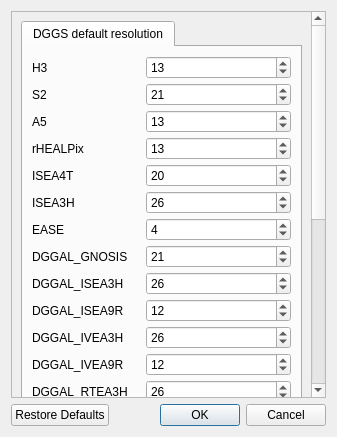
<?xml version="1.0" encoding="UTF-8"?>
<ui version="4.0">
 <class>latLonDialog</class>
 <widget class="QDialog" name="latLonDialog">
  <property name="geometry">
   <rect>
    <x>0</x>
    <y>0</y>
    <width>337</width>
    <height>437</height>
   </rect>
  </property>
  <property name="windowTitle">
   <string>Settings</string>
  </property>
  <property name="modal">
   <bool>true</bool>
  </property>
  <layout class="QVBoxLayout" name="verticalLayout">
   <item>
    <widget class="QScrollArea" name="scrollArea">
     <property name="widgetResizable">
      <bool>true</bool>
     </property>
     <widget class="QWidget" name="scrollAreaWidgetContents">
      <property name="geometry">
       <rect>
        <x>0</x>
        <y>0</y>
        <width>300</width>
        <height>619</height>
       </rect>
      </property>
      <layout class="QVBoxLayout" name="verticalLayout_11">
       <property name="spacing">
        <number>4</number>
       </property>
       <item>
        <widget class="QTabWidget" name="tabWidget">
         <property name="currentIndex">
          <number>0</number>
         </property>
         <widget class="QWidget" name="Latlon2DGGS">
          <attribute name="title">
           <string>DGGS default resolution</string>
          </attribute>
          <layout class="QVBoxLayout" name="verticalLayout_10">
           <item>
            <layout class="QFormLayout" name="formLayout_4">
             <property name="verticalSpacing">
              <number>4</number>
             </property>
             <item row="0" column="0">
              <widget class="QLabel" name="h3Label">
               <property name="text">
                <string>H3</string>
               </property>
              </widget>
             </item>
             <item row="0" column="1">
              <widget class="QSpinBox" name="h3ResSpinBox">
               <property name="maximum">
                <number>15</number>
               </property>
               <property name="value">
                <number>13</number>
               </property>
              </widget>
             </item>
             <item row="1" column="0">
              <widget class="QLabel" name="s2Label">
               <property name="text">
                <string>S2</string>
               </property>
              </widget>
             </item>
             <item row="1" column="1">
              <widget class="QSpinBox" name="s2ResSpinBox">
               <property name="maximum">
                <number>30</number>
               </property>
               <property name="value">
                <number>21</number>
               </property>
              </widget>
             </item>
             <item row="2" column="0">
              <widget class="QLabel" name="a5Label">
               <property name="text">
                <string>A5</string>
               </property>
              </widget>
             </item>
             <item row="2" column="1">
              <widget class="QSpinBox" name="a5ResSpinBox">
               <property name="maximum">
                <number>29</number>
               </property>
               <property name="value">
                <number>13</number>
               </property>
              </widget>
             </item>
             <item row="3" column="0">
              <widget class="QLabel" name="rhealpixLabel">
               <property name="text">
                <string>rHEALPix</string>
               </property>
              </widget>
             </item>
             <item row="3" column="1">
              <widget class="QSpinBox" name="rhealpixResSpinBox">
               <property name="maximum">
                <number>15</number>
               </property>
               <property name="value">
                <number>13</number>
               </property>
              </widget>
             </item>
             <item row="4" column="0">
              <widget class="QLabel" name="isea4tLabel">
               <property name="text">
                <string>ISEA4T</string>
               </property>
              </widget>
             </item>
             <item row="4" column="1">
              <widget class="QSpinBox" name="isea4tResSpinBox">
               <property name="maximum">
                <number>39</number>
               </property>
               <property name="value">
                <number>20</number>
               </property>
              </widget>
             </item>
             <item row="5" column="0">
              <widget class="QLabel" name="isea3hLabel">
               <property name="text">
                <string>ISEA3H</string>
               </property>
              </widget>
             </item>
             <item row="5" column="1">
              <widget class="QSpinBox" name="isea3hResSpinBox">
               <property name="maximum">
                <number>40</number>
               </property>
               <property name="value">
                <number>26</number>
               </property>
              </widget>
             </item>
             <item row="6" column="0">
              <widget class="QLabel" name="easeLabel">
               <property name="text">
                <string>EASE</string>
               </property>
              </widget>
             </item>
             <item row="6" column="1">
              <widget class="QSpinBox" name="easeResSpinBox">
               <property name="maximum">
                <number>6</number>
               </property>
               <property name="value">
                <number>4</number>
               </property>
              </widget>
             </item>
             <item row="7" column="0">
              <widget class="QLabel" name="dggal_gnosisLabel">
               <property name="text">
                <string>DGGAL_GNOSIS</string>
               </property>
              </widget>
             </item>
             <item row="7" column="1">
              <widget class="QSpinBox" name="dggal_gnosisResSpinBox">
               <property name="maximum">
                <number>28</number>
               </property>
               <property name="value">
                <number>21</number>
               </property>
              </widget>
             </item>
             <item row="8" column="0">
              <widget class="QLabel" name="dgga_isea3hLlabel">
               <property name="text">
                <string>DGGAL_ISEA3H</string>
               </property>
              </widget>
             </item>
             <item row="8" column="1">
              <widget class="QSpinBox" name="dggal_isea3hResSpinBox">
               <property name="maximum">
                <number>33</number>
               </property>
               <property name="value">
                <number>26</number>
               </property>
              </widget>
             </item>
             <item row="9" column="0">
              <widget class="QLabel" name="dggal_isea9rLabel">
               <property name="text">
                <string>DGGAL_ISEA9R</string>
               </property>
              </widget>
             </item>
             <item row="9" column="1">
              <widget class="QSpinBox" name="dggal_isea9rResSpinBox">
               <property name="maximum">
                <number>16</number>
               </property>
               <property name="value">
                <number>12</number>
               </property>
              </widget>
             </item>
             <item row="10" column="0">
              <widget class="QLabel" name="dggal_ivea3hLabel">
               <property name="text">
                <string>DGGAL_IVEA3H</string>
               </property>
              </widget>
             </item>
             <item row="10" column="1">
              <widget class="QSpinBox" name="dggal_ivea3hResSpinBox">
               <property name="maximum">
                <number>33</number>
               </property>
               <property name="value">
                <number>26</number>
               </property>
              </widget>
             </item>
             <item row="11" column="0">
              <widget class="QLabel" name="dggal_ivea9rLabel">
               <property name="text">
                <string>DGGAL_IVEA9R</string>
               </property>
              </widget>
             </item>
             <item row="11" column="1">
              <widget class="QSpinBox" name="dggal_ivea9rResSpinBox">
               <property name="maximum">
                <number>16</number>
               </property>
               <property name="value">
                <number>12</number>
               </property>
              </widget>
             </item>
             <item row="13" column="0">
              <widget class="QLabel" name="dggal_rtea9rLabel">
               <property name="text">
                <string>DGGAL_RTEA9R</string>
               </property>
              </widget>
             </item>
             <item row="13" column="1">
              <widget class="QSpinBox" name="dggal_rtea9rResSpinBox">
               <property name="maximum">
                <number>16</number>
               </property>
               <property name="value">
                <number>12</number>
               </property>
              </widget>
             </item>
             <item row="14" column="0">
              <widget class="QLabel" name="dggal_rhealpixLabel">
               <property name="text">
                <string>DGGAL_RHEALPIX</string>
               </property>
              </widget>
             </item>
             <item row="14" column="1">
              <widget class="QSpinBox" name="dggal_rhealpixResSpinBox">
               <property name="maximum">
                <number>16</number>
               </property>
               <property name="value">
                <number>13</number>
               </property>
              </widget>
             </item>
             <item row="15" column="0">
              <widget class="QLabel" name="qtmLabel">
               <property name="text">
                <string>QTM</string>
               </property>
              </widget>
             </item>
             <item row="15" column="1">
              <widget class="QSpinBox" name="qtmResSpinBox">
               <property name="minimum">
                <number>1</number>
               </property>
               <property name="maximum">
                <number>24</number>
               </property>
               <property name="value">
                <number>23</number>
               </property>
              </widget>
             </item>
             <item row="16" column="0">
              <widget class="QLabel" name="olcLabel">
               <property name="text">
                <string>OLC</string>
               </property>
              </widget>
             </item>
             <item row="16" column="1">
              <widget class="QSpinBox" name="olcResSpinBox">
               <property name="minimum">
                <number>10</number>
               </property>
               <property name="maximum">
                <number>15</number>
               </property>
               <property name="value">
                <number>10</number>
               </property>
              </widget>
             </item>
             <item row="17" column="0">
              <widget class="QLabel" name="geohashLabel">
               <property name="text">
                <string>Geohash</string>
               </property>
              </widget>
             </item>
             <item row="17" column="1">
              <widget class="QSpinBox" name="geohashResSpinBox">
               <property name="minimum">
                <number>1</number>
               </property>
               <property name="maximum">
                <number>12</number>
               </property>
               <property name="value">
                <number>8</number>
               </property>
              </widget>
             </item>
             <item row="18" column="0">
              <widget class="QLabel" name="georefLabel">
               <property name="text">
                <string>GEOREF</string>
               </property>
              </widget>
             </item>
             <item row="18" column="1">
              <widget class="QSpinBox" name="georefResSpinBox">
               <property name="maximum">
                <number>10</number>
               </property>
               <property name="value">
                <number>3</number>
               </property>
              </widget>
             </item>
             <item row="19" column="0">
              <widget class="QLabel" name="mgrsLabel">
               <property name="text">
                <string>MGRS</string>
               </property>
              </widget>
             </item>
             <item row="19" column="1">
              <widget class="QSpinBox" name="mgrsResSpinBox">
               <property name="maximum">
                <number>5</number>
               </property>
               <property name="value">
                <number>4</number>
               </property>
              </widget>
             </item>
             <item row="20" column="0">
              <widget class="QLabel" name="tilecodeLabel">
               <property name="text">
                <string>Tilecode</string>
               </property>
              </widget>
             </item>
             <item row="20" column="1">
              <widget class="QSpinBox" name="tilecodeResSpinBox">
               <property name="maximum">
                <number>29</number>
               </property>
               <property name="value">
                <number>22</number>
               </property>
              </widget>
             </item>
             <item row="21" column="0">
              <widget class="QLabel" name="quadkeyLabel">
               <property name="text">
                <string>Quadkey</string>
               </property>
              </widget>
             </item>
             <item row="21" column="1">
              <widget class="QSpinBox" name="quadkeyResSpinBox">
               <property name="maximum">
                <number>29</number>
               </property>
               <property name="value">
                <number>22</number>
               </property>
              </widget>
             </item>
             <item row="22" column="0">
              <widget class="QLabel" name="maidenheadLabel">
               <property name="text">
                <string>Maidenhead</string>
               </property>
              </widget>
             </item>
             <item row="22" column="1">
              <widget class="QSpinBox" name="maidenheadResSpinBox">
               <property name="minimum">
                <number>1</number>
               </property>
               <property name="maximum">
                <number>4</number>
               </property>
               <property name="value">
                <number>4</number>
               </property>
              </widget>
             </item>
             <item row="23" column="0">
              <widget class="QLabel" name="garsLabel">
               <property name="text">
                <string>GARS</string>
               </property>
              </widget>
             </item>
             <item row="23" column="1">
              <widget class="QSpinBox" name="garsResSpinBox">
               <property name="minimum">
                <number>1</number>
               </property>
               <property name="maximum">
                <number>4</number>
               </property>
               <property name="value">
                <number>4</number>
               </property>
              </widget>
             </item>
             <item row="12" column="1">
              <widget class="QSpinBox" name="dggal_rtea3hResSpinBox">
               <property name="maximum">
                <number>33</number>
               </property>
               <property name="value">
                <number>26</number>
               </property>
              </widget>
             </item>
             <item row="12" column="0">
              <widget class="QLabel" name="dggal_rtea3gLabel">
               <property name="text">
                <string>DGGAL_RTEA3H</string>
               </property>
              </widget>
             </item>
            </layout>
           </item>
           <item>
            <spacer name="verticalSpacer">
             <property name="orientation">
              <enum>Qt::Vertical</enum>
             </property>
             <property name="sizeHint" stdset="0">
              <size>
               <width>20</width>
               <height>40</height>
              </size>
             </property>
            </spacer>
           </item>
          </layout>
         </widget>
        </widget>
       </item>
      </layout>
     </widget>
    </widget>
   </item>
   <item>
    <widget class="QDialogButtonBox" name="buttonBox">
     <property name="orientation">
      <enum>Qt::Horizontal</enum>
     </property>
     <property name="standardButtons">
      <set>QDialogButtonBox::Cancel|QDialogButtonBox::Ok|QDialogButtonBox::RestoreDefaults</set>
     </property>
    </widget>
   </item>
  </layout>
 </widget>
 <resources/>
 <connections>
  <connection>
   <sender>buttonBox</sender>
   <signal>accepted()</signal>
   <receiver>latLonDialog</receiver>
   <slot>accept()</slot>
   <hints>
    <hint type="sourcelabel">
     <x>248</x>
     <y>254</y>
    </hint>
    <hint type="destinationlabel">
     <x>157</x>
     <y>274</y>
    </hint>
   </hints>
  </connection>
  <connection>
   <sender>buttonBox</sender>
   <signal>rejected()</signal>
   <receiver>latLonDialog</receiver>
   <slot>reject()</slot>
   <hints>
    <hint type="sourcelabel">
     <x>316</x>
     <y>260</y>
    </hint>
    <hint type="destinationlabel">
     <x>286</x>
     <y>274</y>
    </hint>
   </hints>
  </connection>
 </connections>
</ui>
